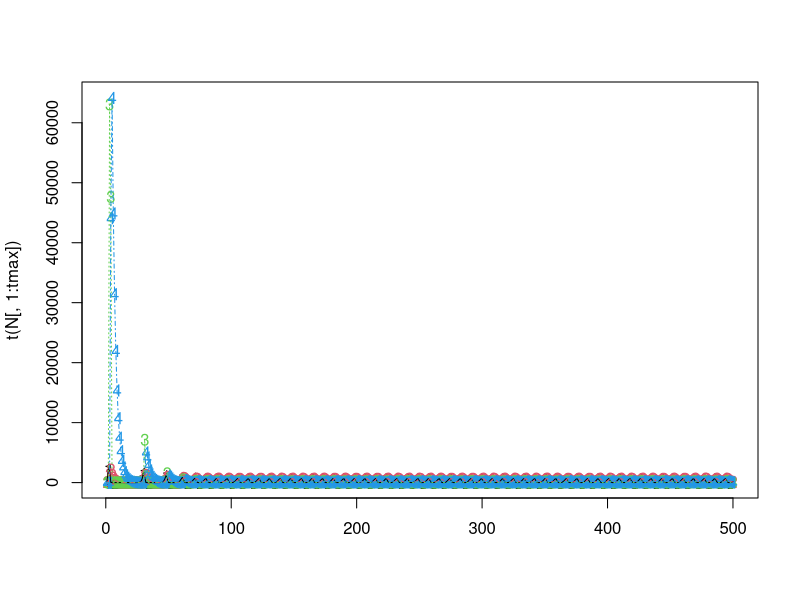
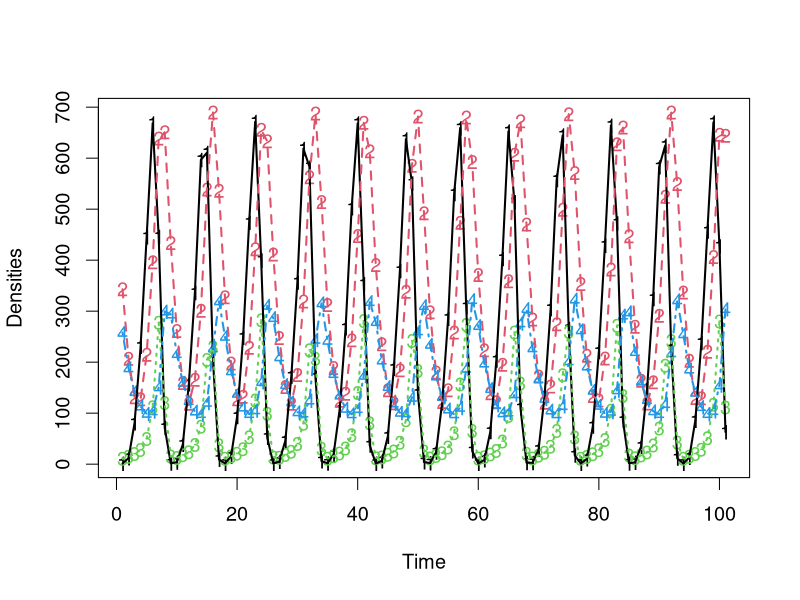
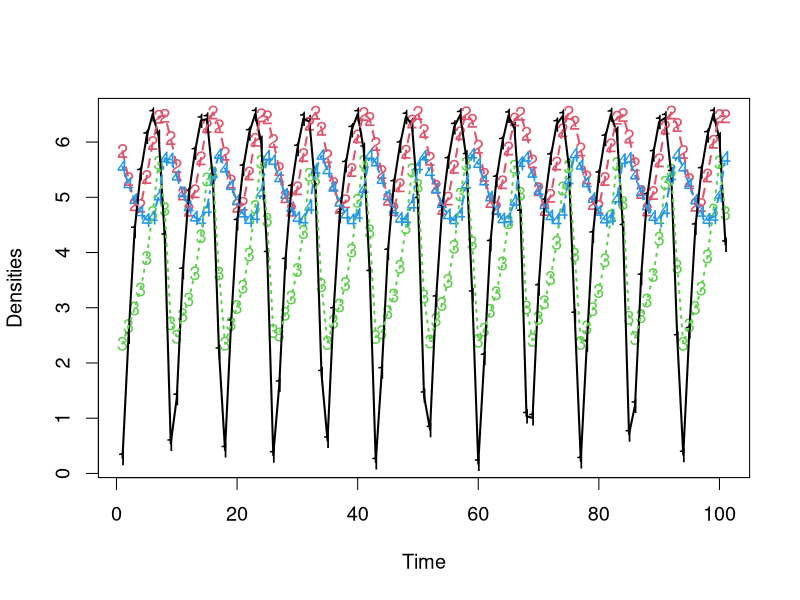

R code for these plots, in order:
#####################################################################################################################################
### FBarraquand & OGimenez 14/11/2017 -- Two species density-dependent matrix model // predator -prey version
### 'New' version with density-dependence intra and inter affecting four vital rates, each vital rate affected once
### 18/03/2018 New set of parameters, slightly more realistic
### 07/09/2018 New version of pre-breeding model that we use statistically
### 09/09/2018 Shut off intraspecific interactions to demonstrate the blow-up. 
#####################################################################################################################################

library('Matrix')

####################### Definition of functions #####################################################

logistic=function(x){
return(1/(1+exp(-x)))
}


#logistic=function(x,x_thresh=1,steepness=1){
#return(1/(1+exp(-steepness*(x-x_thresh))))
#}

# Computes vital rates from the state vector N 
vital_rates=function(params,N){

############ Parameters used as inputs #################################################################
### similar to statistical model
#########################################################################################################

VR=matrix(NA,nrow=4,ncol=4)
phiA = params[1:2] # 
alphas = params[3:10] #

f=rep(NA,4)
### same order as in statistical model (not much logic)
f[1] = logistic(alpha[1] + alpha[2] *N[4]) # intra-species DD - juvenile predator survival fn of adult predator abundance
f[2] = logistic(alpha[3] + alpha[4] * N[4]) # inter-species DD - juvenile prey survival fn of adult predator abundance
f[3] = exp(alpha[5] + alpha[6] * N[1]) # inter-species DD - predator fecundity fn of juvenile prey abundance
f[4] = exp(alpha[7] + alpha[8] * N[2]) # intra-species DD - prey fecundity fn of adult prey abundance


VR_prey = matrix(c(0,0.5 * f[4]* f[2], 
            phiA[1],  phiA[1]),nrow = 2, ncol = 2,byrow = TRUE)

VR_pred =  matrix(c(0,0.5* f[3] * f[1], 
             phiA[2],phiA[2]),nrow = 2, ncol = 2,byrow = TRUE)

VR=bdiag(VR_prey,VR_pred)

return(VR)

}

############################################# end of functions def. ############################################################


################### Main program ############################################################################################### 

### Initialization
set.seed(42) 

# Define parameters
tmax = 500 #max time for sim

### Max rate parameters
# Prey (max) adult survival (v for victim)
phiA_V = 0.6
# Predator adult survival 
phiA_P = 0.7

# Other parameters 

alpha <- rep(NA,8)
N <- seq(10,500,length=10)
# intra-species DD - juvenile predator survival fn of adult predator abundance
alpha[1] <- 0.5
alpha[2] <- -0.01 # slopes
1/(1+exp(-(alpha[1] + alpha[2] * N)))

# inter-species DD - juvenile prey survival fn of adult predator abundance
alpha[3] <- 0.5
alpha[4] <- -0.025 # slopes
1/(1+exp(-(alpha[3] + alpha[4] * N)))

# inter-species DD - predator fecundity fn of juvenile prey abundance
alpha[5] <- 0
alpha[6] <- 0.004 # slopes
exp(alpha[5] + alpha[6] * N)
# if juv prey gets above 500 we have a problem, otherwise OK

# intra-species DD - prey fecundity fn of adult prey abundance
alpha[7] <- 5 #Here 2 shows easily the blowup, 1.5 takes up too much time
alpha[8] <- -0.005 # slopes
exp(alpha[7] + alpha[8] * N)


# Bundle the whole shabang into a single vector, which we then feed to the function
params = c(phiA_V,phiA_P,alpha)

# Initialize the state vector
N=matrix(NA,4,tmax)
N[,1] = N[,1] = c(100,100,20,20) #runif(4,50,100) ### we state 4 values for 2 species and 2 stages

############################# Loop over time #################################################################

for (t in 1:(tmax-1)){
	## Compute vital rates as a function of the initial state
	vital_rate_matrix = as.matrix(vital_rates(params,N[,t])) 
	N[,t+1] = vital_rate_matrix %*% N[,t] 
}
N[,tmax]
matplot(t(N[,1:tmax]))
matlines(t(N[,1:tmax]))
############################################ end of simulation ##################################################################
nplotstart = 100
nplotend = 200 #tmax
pdf(file="TimePlot_BGpredation_prebreed_highfec.pdf",width=12,height=8)
par(cex=1.2)
matplot(t(N[,nplotstart:nplotend]),xlab="Time",ylab="Densities")
matlines(t(N[,nplotstart:nplotend]),lwd=2)
dev.off()

pdf(file="Log_TimePlot_BGpredation_prebreed_highfec.pdf",width=12,height=8)
par(cex=1.2)
matplot(t(log(N[,nplotstart:nplotend])),xlab="Time",ylab="Densities")
matlines(t(log(N[,nplotstart:nplotend])),lwd=2)
dev.off()
